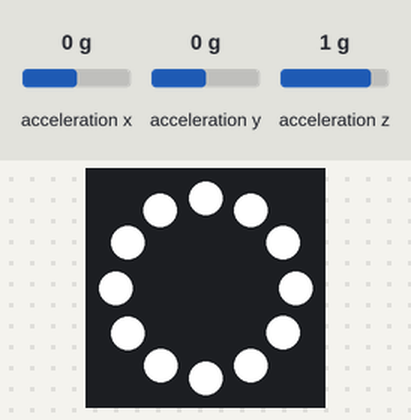
A sketch run on a simulated Arduino Uno, built with avr-gcc and run on an emulated ATmega328P. Shown: 12 RGB LEDs in a ring, first at the top, clockwise. The test bench sets the inputs (shaded band); at power-on: acceleration x 0 g, acceleration y 0 g, acceleration z 1 g. What the sketch prints to the serial monitor is not drawn.

Above: at 1.3 s.
1.4 s: acceleration x set to -1.4 g
At 2.6 s:
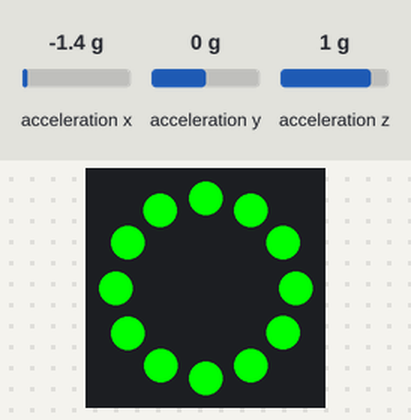
2.9 s: acceleration x set to 0 g
At 4.6 s:
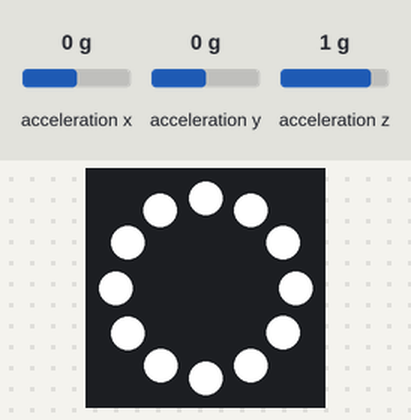
5.9 s: acceleration x set to -0.8 g
At 7.1 s:
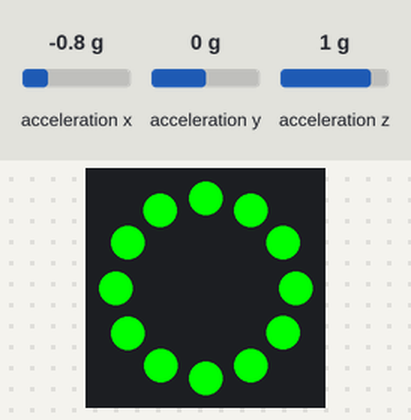
7.4 s: acceleration x set to -0.2 g
8.9 s: acceleration x set to 0.1 g
10.4 s: acceleration x set to 0 g
At 13.9 s:
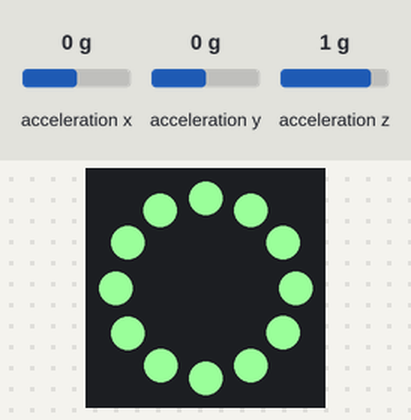
Timing chart, 0 to 14.4 s (numbered marks = the images above; inputs shaded):
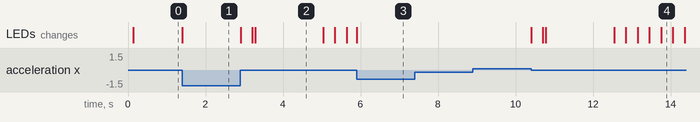

Measured:
- after the input at 1.4 s, the LEDs: change at once (image 1)
- after the input at 5.9 s, the LEDs: change at once (image 3)
- after the input at 7.4 s, every drawn part: stays the same
- after the input at 8.9 s, every drawn part: stays the same

The sketch:

LEDSphere_NoComms_V01.ino
```cpp
/*
 * LED Sphere - Without Communcations
 * Author: Ezer Longinus
 * Date: Dec 2017
 * Version: 1.0
 *
 * Version 1.0: This code controls a single NeoPixel LED Ring through the readings of the accelerometer.
 *
 */

 #define VERSION "1.0"

#include <Adafruit_NeoPixel.h>
#include <Wire.h>
#include <SPI.h>
#include <Adafruit_LIS3DH.h>
#include <Adafruit_Sensor.h>

#ifdef __AVR__
  #include <avr/power.h>
#endif

//----------- ACCELEROMETER ----------------------//
Adafruit_LIS3DH lis = Adafruit_LIS3DH();

//Setting global values for when a "trigger/tilt" occurs
float TRIGGER_MIN_X, TRIGGER_MAX_X, TRIGGER_MIN_Y, TRIGGER_MAX_Y;
//Setting global values for when the accelerometer has settled back to it's default position.
float DEFAULT_MIN_X, DEFAULT_MAX_X, DEFAULT_MIN_Y, DEFAULT_MAX_Y;

//Defines how many readings we average from the accelerometer
#define ACC_READINGS    10

float averageX, averageY;

//This modifier is to determine how far from the inital reading will
//we need to go before determining we have triggered an event.
#define TRIGGER_MODIFIER  3.0
//This modifier is to determine how close to the initial reading will
//we need to go before entering back into the default state.
#define DEFAULT_MODIFIER  0.2
//-----------------------------------------------//


//----------- NEO-PIXEL RING --------------------//
#define PIN             6
#define NUM_LEDS        12
#define BRIGHTNESS      255

Adafruit_NeoPixel ring = Adafruit_NeoPixel(NUM_LEDS, PIN, NEO_GRBW + NEO_KHZ800);
//-----------------------------------------------//


//----------- COLOR GLOBALS --------------------//
uint32_t prevColor = 0;
uint32_t currentColor = 0;

//Color Init.
uint8_t currentRed = 255;
uint8_t currentGrn = 255;
uint8_t currentBlu = 255;
uint8_t currentWht = 128;

int colorModifier = 1;
//-----------------------------------------------//


//----------- TIMING GLOBALS --------------------//
//Track the current time for LED timing
uint32_t currentTime = 0;

//Track the
uint32_t switchTime = 0;
uint16_t switchThresh = 500;

//How fast are we updating the LED colors
uint8_t breathFrameRate =   10;
uint8_t interuptFrameRate = 200;
#define MAX_INTERUPT_FRAMES 255

uint16_t totalFrames = 360;
uint16_t currentFrame = 0;
//-----------------------------------------------//


//---------- ANIMATION STATES -------------------//
boolean breathState = true;
boolean armInteruptState = false;
boolean interuptState = false;
//-----------------------------------------------//


void setup() {
  Serial.begin(9600);

  ring.setBrightness(BRIGHTNESS);
  ring.begin();
  ring.show(); // Initialize all pixels to 'off'

  currentTime = millis();

  if (! lis.begin(0x18)) {   // change this to 0x19 for alternative i2c address
    Serial.println("Couldnt start");
    while (1);
  }

  lis.setRange(LIS3DH_RANGE_2_G);   // 2, 4, 8 or 16 G!

  getAccelAverages();

  //Set Min and Max Values for the trigger and default values
  getMinMaxValues();


  Serial.println("===================================");
  Serial.println("LED SPHERE TEST - NO COMMS");
  Serial.print("VERSION: ");Serial.println(VERSION);
  Serial.println("LIS3DH found!");
  Serial.print("Range = "); Serial.print(2 << lis.getRange());
  Serial.println("G");
  Serial.print("X: ");Serial.print(TRIGGER_MIN_X);Serial.print("\t");Serial.print(TRIGGER_MAX_X);Serial.print("\t");Serial.print(DEFAULT_MIN_X);Serial.print("\t");Serial.println(DEFAULT_MAX_X);
  Serial.print("Y: ");Serial.print(TRIGGER_MIN_Y);Serial.print("\t");Serial.print(TRIGGER_MAX_Y);Serial.print("\t");Serial.print(DEFAULT_MIN_Y);Serial.print("\t");Serial.println(DEFAULT_MAX_Y);
  Serial.println("===================================");
}

void loop() {

  getAccelAverages();


  //DEFAULT STATE
  if((millis() - currentTime > breathFrameRate)&&(breathState)){
    currentFrame = 0;
    if(currentRed >= 255){
      colorModifier = -1;
    } else if(currentRed <= 0){
      colorModifier = 1;
    }
    currentRed += colorModifier;
    currentBlu += colorModifier;
    currentColor = ring.Color(currentRed, currentGrn, currentBlu, currentWht);
    setColor(currentColor);
    currentTime = millis();
  }

  //SPHERE "IS TILTING" STATE
  if((millis() - switchTime > switchThresh)&&
    ((averageX < TRIGGER_MIN_X)||(averageX > TRIGGER_MAX_X)||
     (averageY < TRIGGER_MIN_Y)||(averageY > TRIGGER_MAX_Y))){
        setColor(ring.Color(0,255,0,0));
        armInteruptState = true;
        breathState = false;
    } else if((armInteruptState)&&
      ((averageX > DEFAULT_MIN_X)&&(averageX < DEFAULT_MAX_X)&&
      (averageY > DEFAULT_MIN_Y)&&(averageY < DEFAULT_MAX_Y))) {

      currentRed = 0; currentGrn = 255; currentBlu = 0; currentWht = 0;

      interuptState = true;
      armInteruptState = false;
      switchTime = millis();
    }

  //RETURN SPHERE TO DEFAULT STATE ANIMATION
  if(interuptState){
      if((micros() - currentTime > interuptFrameRate)&&(currentFrame < MAX_INTERUPT_FRAMES)){
        currentFrame++;
        if(currentRed >= 255){
          colorModifier = 0;
        } else {
          colorModifier = 1;
        }
        currentRed += colorModifier;
        currentBlu += colorModifier;
        currentWht += colorModifier;
        currentColor = ring.Color(currentRed,currentGrn,currentBlu,(currentWht/2));
        setColor(currentColor);
        currentTime = micros();
      } else if(currentFrame >= MAX_INTERUPT_FRAMES) {
        currentRed = 255; currentGrn = 255; currentBlu = 255; currentWht = 128;
        interuptState = false;
        breathState = true;
      }
  }
}

void getMinMaxValues(){
  TRIGGER_MIN_X = averageX - TRIGGER_MODIFIER;
  TRIGGER_MAX_X = averageX + TRIGGER_MODIFIER;
  TRIGGER_MIN_Y = averageY - TRIGGER_MODIFIER;
  TRIGGER_MAX_Y = averageY + TRIGGER_MODIFIER;
  DEFAULT_MIN_X = averageX - DEFAULT_MODIFIER;
  DEFAULT_MAX_X = averageX + DEFAULT_MODIFIER;
  DEFAULT_MIN_Y = averageY - DEFAULT_MODIFIER;
  DEFAULT_MAX_Y = averageY + DEFAULT_MODIFIER;
}

void getAccelAverages(){
  sensors_event_t event;
  lis.getEvent(&event);

  for(int i=0; i<ACC_READINGS; i++){
    averageX += event.acceleration.x;
    averageY += event.acceleration.y;
  }
  averageX /= ACC_READINGS;
  averageY /= ACC_READINGS;
}

void setColor(uint32_t c){
  for(uint16_t i=0; i<ring.numPixels(); i++){
    ring.setPixelColor(i,c);
  }
  ring.show();
}

// Returns the Red component of a 32-bit color
uint8_t Red(uint32_t color)
{
    return (color >> 24) & 0xFF;
}

// Returns the Green component of a 32-bit color
uint8_t Green(uint32_t color)
{
    return (color >> 16) & 0xFF;
}

// Returns the Blue component of a 32-bit color
uint8_t Blue(uint32_t color)
{
    return (color >> 8) & 0xFF;
}

// Returns the White component of a 32-bit color
uint8_t White(uint32_t color)
{
    return color & 0xFF;
}
```
